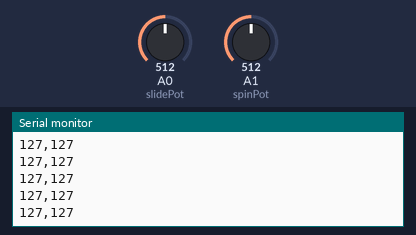
A sketch run on a simulated Arduino Uno, built with avr-gcc and run on an emulated ATmega328P. On the bench: the last lines printed to the serial monitor. Inputs (shaded band) come from the test bench; at power-on: A0 (slidePot) = 512, A1 (spinPot) = 512.

Above: at 1.2 s.
1.3 s: A0 (slidePot) set to 716
At 2.1 s:
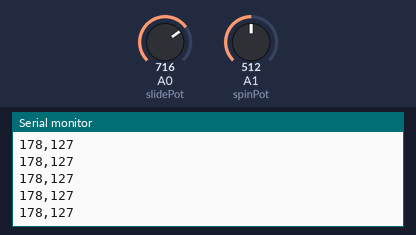
4.3 s: A1 (spinPot) set to 716
At 4.8 s:
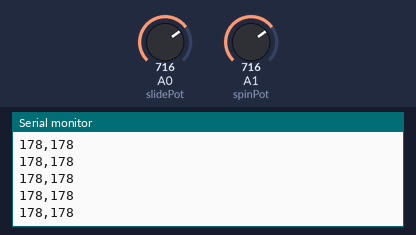
5.8 s: A0 (slidePot) set to 900
At 6.9 s:
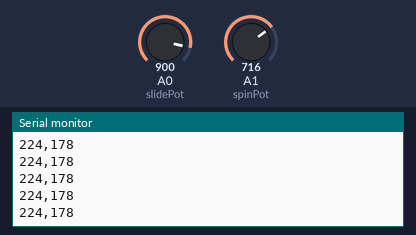
7.3 s: A1 (spinPot) set to 900
At 8.3 s:
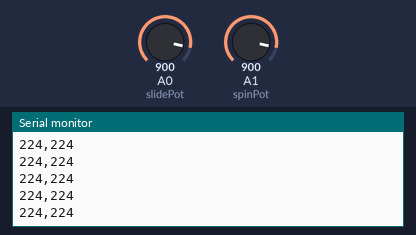
Timing chart, 0 to 9.8 s (numbered marks = the images above; inputs shaded):
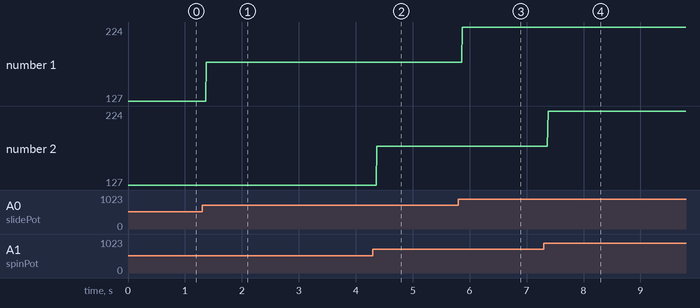

The sketch:

sketch_nov01a.ino
```cpp
int slidePot = A0;
int spinPot = A1;
void setup() {
  // put your setup code here, to run once:
  pinMode(slidePot, INPUT);
  pinMode(spinPot, INPUT);
  Serial.begin(9600);

}

void loop() {
  // put your main code here, to run repeatedly:
int pot1Val = analogRead(slidePot);
int pot2Val = analogRead(spinPot);
int slideVal = map(pot1Val, 0,1023, 0, 255);
int spinVal = map(pot2Val, 0,1023, 0, 255);

//Serial.println(slideVal);
//Serial.println(spinVal);
Serial.print(slideVal);
Serial.print(",");
Serial.println(spinVal);
}
```

Measured:
- after the input at 1.3 s, the serial monitor: prints a new line after 0.08 s (image 1)
- after the input at 4.3 s, the serial monitor: prints a new line after 0.07 s (image 2)
- after the input at 5.8 s, the serial monitor: prints a new line after 0.07 s (image 3)
- after the input at 7.3 s, the serial monitor: prints a new line after 0.08 s (image 4)
- plotted number 1: 127 → 178 after the input at 1.3 s, 178 → 224 after the input at 5.8 s
